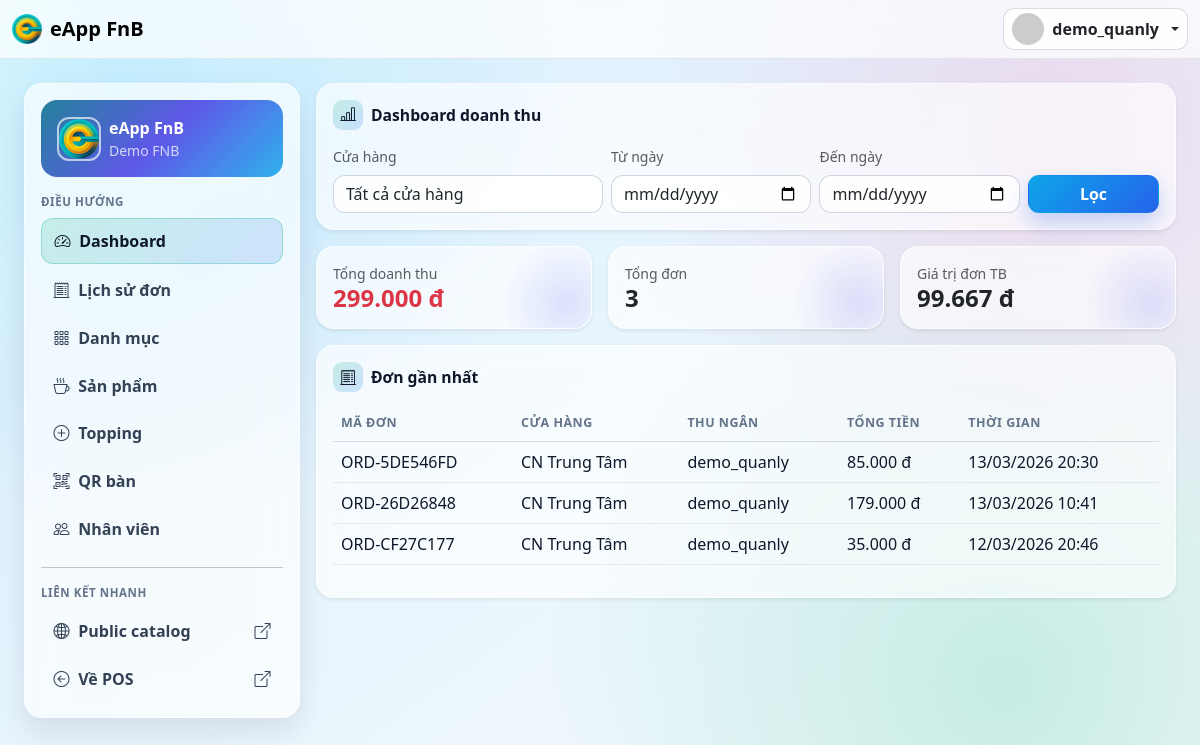
Page /quanly/ (signed in) on the earlier database version.
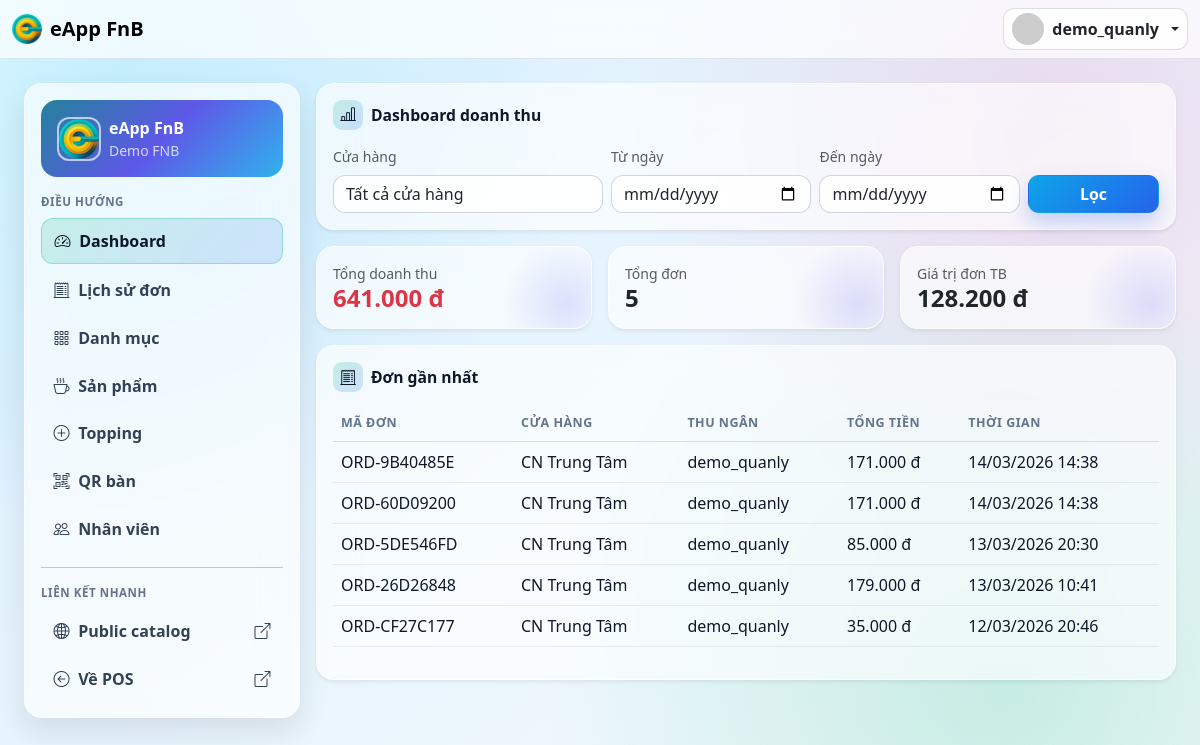
Same page on the later database version.
### App_Sales/models.py (models this page shows, shortened)
class Order(TimeStampedModel):
    class PaymentMethod(models.TextChoices):
        CASH = 'cash', 'Cash'
        CARD = 'card', 'Card/QR'
    class Status(models.TextChoices):
        COMPLETED = 'completed', 'Completed'
        CANCELLED = 'cancelled', 'Cancelled'
    tenant = models.ForeignKey('App_Tenant.Tenant', on_delete=models.PROTECT, related_name='orders')
    store = models.ForeignKey('App_Tenant.Store', on_delete=models.PROTECT, related_name='orders')
    cashier = models.ForeignKey(settings.AUTH_USER_MODEL, on_delete=models.PROTECT, related_name='orders')
    order_code = models.CharField(max_length=30, unique=True, editable=False)
    payment_method = models.CharField(max_length=20, choices=PaymentMethod.choices)
    status = models.CharField(max_length=20, choices=Status.choices, default=Status.COMPLETED)
    subtotal = models.DecimalField(max_digits=14, decimal_places=2)
    tax_rate = models.DecimalField(max_digits=5, decimal_places=4, default=0)
    tax_amount = models.DecimalField(max_digits=14, decimal_places=2)
    total_amount = models.DecimalField(max_digits=14, decimal_places=2)
    customer_paid = models.DecimalField(max_digits=14, decimal_places=2)
    change_amount = models.DecimalField(max_digits=14, decimal_places=2, default=0)
    class Meta:
        indexes = [
            models.Index(fields=['tenant', 'store', 'created_at']),
            models.Index(fields=['tenant', 'status', 'created_at']),
        ]
        ordering = ['-created_at']

### App_Tenant/models.py (models this page shows, shortened)
class Store(TimeStampedModel):
    tenant = models.ForeignKey(Tenant, on_delete=models.CASCADE, related_name='stores')
    name = models.CharField(max_length=150)
    slug = models.SlugField(max_length=120)
    address = models.CharField(max_length=255, blank=True)
    is_active = models.BooleanField(default=True)
    is_default = models.BooleanField(default=False)
    class Meta:
        ordering = ['tenant__name', 'name']
        constraints = [
            models.UniqueConstraint(fields=['tenant', 'slug'], name='uq_store_tenant_slug'),
            models.UniqueConstraint(
                fields=['tenant'],
                condition=Q(is_default=True),
                name='uq_default_store_per_tenant',
            ),
        ]
        indexes = [
            models.Index(fields=['tenant', 'is_active']),
        ]

### App_Accounts/models.py (models this page shows, shortened)
class User(AbstractUser):
    class Role(models.TextChoices):
        MANAGER = 'MANAGER', 'Manager'
        STAFF = 'STAFF', 'Staff'
    role = models.CharField(max_length=20, choices=Role.choices, default=Role.STAFF)
    tenant = models.ForeignKey(
        'App_Tenant.Tenant',
        on_delete=models.PROTECT,
        related_name='users',
        null=True,
        blank=True,
    )
    class Meta:
        constraints = [
            models.CheckConstraint(
                check=Q(role='STAFF') | Q(tenant__isnull=False),
                name='chk_manager_requires_tenant',
            ),
            models.UniqueConstraint(
                fields=['tenant'],
                condition=Q(role='MANAGER') & Q(tenant__isnull=False),
                name='uq_manager_per_tenant',
            ),
        ]
        indexes = [
            models.Index(fields=['tenant', 'role']),
        ]
    @property
    def is_manager(self):
        return self.role == self.Role.MANAGER

### App_Quanly/views.py (the view)
# urls.py: path('', views.dashboard, name='dashboard'),
@manager_required
def dashboard(request):
    tenant = _tenant_or_404(request.user)
    stores = Store.objects.filter(tenant=tenant, is_active=True).order_by('name')
    orders = Order.objects.filter(tenant=tenant, status=Order.Status.COMPLETED)
    store_id = request.GET.get('store')
    if store_id and store_id.isdigit():
        orders = orders.filter(store_id=int(store_id))
    date_from = request.GET.get('date_from')
    date_to = request.GET.get('date_to')
    try:
        start_dt, end_dt = _parse_date_bounds(date_from, date_to)
    except ValueError:
        messages.error(request, 'Bộ lọc ngày không hợp lệ.')
        start_dt, end_dt = None, None
    if start_dt:
        orders = orders.filter(created_at__gte=start_dt)
    if end_dt:
        orders = orders.filter(created_at__lte=end_dt)
    stats = orders.aggregate(
        total_revenue=Coalesce(Sum('total_amount'), Decimal('0')),
        total_orders=Coalesce(Count('id'), 0),
    )
    total_orders = stats['total_orders'] or 0
    total_revenue = stats['total_revenue'] or Decimal('0')
    avg_order_value = (total_revenue / total_orders) if total_orders else Decimal('0')
    recent_orders = orders.select_related('store', 'cashier').order_by('-created_at')[:10]
    context = {
        'stores': stores,
        'selected_store': int(store_id) if store_id and store_id.isdigit() else None,
        'date_from': date_from or '',
        'date_to': date_to or '',
        'total_revenue': total_revenue,
        'total_orders': total_orders,
        'avg_order_value': avg_order_value,
        'recent_orders': recent_orders,
    }
    return render(request, 'App_Quanly/dashboard.html', context)

### App_Accounts/permissions.py (called while the page is built)
def role_required(roles):
    def decorator(view_func):
        @login_required
        @wraps(view_func)
        def _wrapped(request, *args, **kwargs):
            if request.user.role not in roles:
                raise PermissionDenied('Bạn không có quyền truy cập.')
            return view_func(request, *args, **kwargs)
        return _wrapped
    return decorator

### App_Core/context_processors.py (called while the page is built)
def core_context(request):
    return {
        'app_name': 'eApp FnB',
    }

### App_Core/templatetags/number_format.py (called while the page is built)
@register.filter
def thousand_sep(value):
    if value in (None, ''):
        return '0'
    try:
        amount = Decimal(str(value))
    except (InvalidOperation, TypeError, ValueError):
        return value
    rounded = amount.quantize(Decimal('1'), rounding=ROUND_HALF_UP)
    number = int(rounded)
    sign = '-' if number < 0 else ''
    return f"{sign}{abs(number):,}".replace(',', '.')

### App_Quanly/views.py (called while the page is built)
def _tenant_or_404(user):
    if not user.tenant_id:
        raise Http404('User chưa được gán tenant')
    return user.tenant

### templates/App_Quanly/dashboard.html (shortened to what this page needs)
{% extends 'App_Quanly/_layout.html' %}
{% load number_format %}
{% block quanly_content %}
<div class="card border-0 shadow-sm mb-3">
    <div class="card-body">
        <h1 class="admin-card-title">
            <i class="bi bi-bar-chart-line"></i>
            Dashboard doanh thu
        </h1>
        <form class="row g-2" method="get">
            <div class="col-md-4">
                <label class="form-label small text-muted">Cửa hàng</label>
                <select name="store" class="form-select">
                    <option value="">Tất cả cửa hàng</option>
                </select>
            </div>
            <div class="col-md-3">
                <label class="form-label small text-muted">Từ ngày</label>
                <input type="date" class="form-control" name="date_from" value="{{ date_from }}">
            </div>
            <div class="col-md-3">
                <label class="form-label small text-muted">Đến ngày</label>
                <input type="date" class="form-control" name="date_to" value="{{ date_to }}">
            </div>
            <div class="col-md-2 d-grid align-items-end">
                <button class="btn btn-primary">Lọc</button>
            </div>
        </form>
    </div>
</div>
<div class="row g-3 mb-3">
    <div class="col-md-4">
        <div class="card border-0 shadow-sm h-100 metric-card">
            <div class="card-body">
                <div class="text-muted small">Tổng doanh thu</div>
                <div class="h4 fw-bold text-danger mb-0">{{ total_revenue|thousand_sep }} đ</div>
            </div>
        </div>
    </div>
    <div class="col-md-4">
        <div class="card border-0 shadow-sm h-100 metric-card">
            <div class="card-body">
                <div class="text-muted small">Tổng đơn</div>
                <div class="h4 fw-bold mb-0">{{ total_orders|thousand_sep }}</div>
            </div>
        </div>
    </div>
    <div class="col-md-4">
        <div class="card border-0 shadow-sm h-100 metric-card">
            <div class="card-body">
                <div class="text-muted small">Giá trị đơn TB</div>
                <div class="h4 fw-bold mb-0">{{ avg_order_value|thousand_sep }} đ</div>
            </div>
        </div>
    </div>
</div>
<div class="card border-0 shadow-sm">
    <div class="card-body">
        <h2 class="admin-card-title">
            <i class="bi bi-receipt-cutoff"></i>
            Đơn gần nhất
        </h2>
        <div class="table-responsive">
            <table class="table align-middle">
                <thead>
                    <tr>
                        <th>Mã đơn</th>
                        <th>Cửa hàng</th>
                        <th>Thu ngân</th>
                        <th>Tổng tiền</th>
                        <th>Thời gian</th>
                    </tr>
                </thead>
                <tbody>
                    {% for order in recent_orders %}
                    <tr>
                        <td>{{ order.order_code }}</td>
                        <td>{{ order.store.name }}</td>
                        <td>{{ order.cashier.username }}</td>
                        <td>{{ order.total_amount|thousand_sep }} đ</td>
                        <td>{{ order.created_at|date:'d/m/Y H:i' }}</td>
                    </tr>
                    {% empty %}
                    <tr><td colspan="5" class="text-center text-muted">Chưa có dữ liệu.</td></tr>
                    {% endfor %}
                </tbody>
            </table>
        </div>
    </div>
</div>
{% endblock %}

Differences in the rows shown:
added Order: order_code "ORD-9B40485E", store.name "CN Trung Tâm", cashier.username "demo_quanly", total_amount|thousand_sep "171.000", created_at "14/03/2026 14:38"
added Order: order_code "ORD-60D09200", store.name "CN Trung Tâm", cashier.username "demo_quanly", total_amount|thousand_sep "171.000", created_at "14/03/2026 14:38"
Other differences:
{{ total_revenue|thousand_sep }}: "299.000" → "641.000"
{{ total_orders|thousand_sep }}: "3" → "5"
{{ avg_order_value|thousand_sep }}: "99.667" → "128.200"
